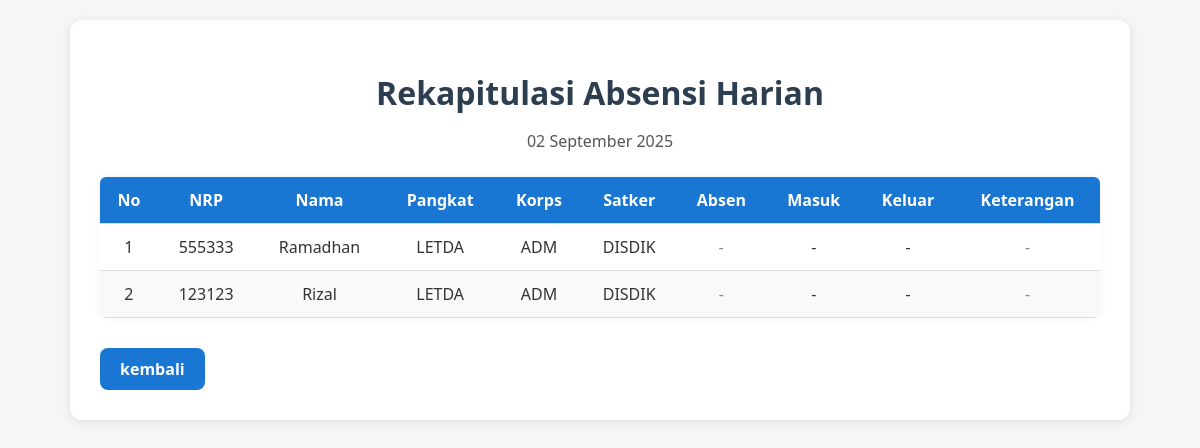
The page /admin/rekap_harian.php (signed in) on the database as committed earlier.
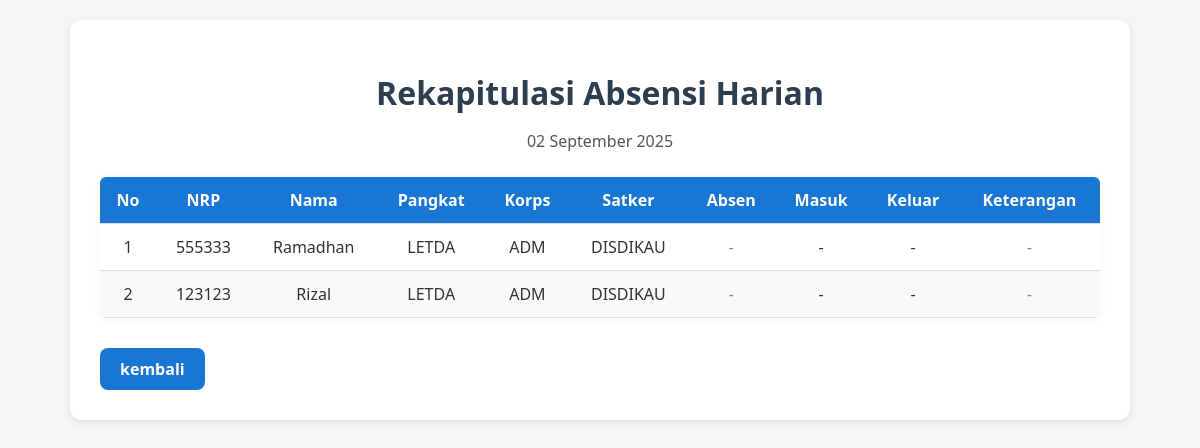
The same page on the database as committed later.
### tables this page shows
CREATE TABLE `personel` (
  `id` int(11) NOT NULL,
  `nrp` varchar(50) NOT NULL,
  `nama` varchar(100) NOT NULL,
  `pangkat` varchar(50) DEFAULT NULL,
  `korps` varchar(50) DEFAULT NULL,
  `jabatan` varchar(100) DEFAULT NULL,
  `satker` varchar(100) DEFAULT NULL,
  `password` varchar(255) NOT NULL,
  `role` enum('admin','user','superadmin') DEFAULT 'user'
);

### admin/rekap_harian.php (the view, shortened to what this page needs)
<?php
require_once '../inc/db.php';
$role = $_SESSION['role'];
$satker = $_SESSION['satker'];
$queryPersonel = "SELECT * FROM personel";
$paramsPersonel = [];
if ($role === 'admin') {
    $queryPersonel .= " WHERE satker = ?";
    $paramsPersonel[] = $satker;
}
$queryPersonel .= " ORDER BY nama ASC";
$stmt = $pdo->prepare($queryPersonel);
$stmt->execute($paramsPersonel);
$personel_list = $stmt->fetchAll(PDO::FETCH_ASSOC);
$absensi_map = [];
?>
<!DOCTYPE html>
<html lang="id">
<head>
    <link rel="stylesheet" href="../assets/css/rekap.css">
</head>
<body>
    <div class="container">
        <h1>Rekapitulasi Absensi Harian</h1>
        <p class="tanggal"><?= date('d F Y') ?></p>
        <table class="rekap-table">
            <thead>
                <tr>
                    <th>No</th>
                    <th>NRP</th>
                    <th>Nama</th>
                    <th>Pangkat</th>
                    <th>Korps</th>
                    <th>Satker</th>
                    <th>Absen</th>
                    <th>Masuk</th>
                    <th>Keluar</th>
                    <th>Keterangan</th>
                </tr>
            </thead>
            <tbody>
                <?php $no = 1;
                foreach ($personel_list as $p):
                    $id = $p['id'];
                    $absen = isset($absensi_map[$id]) ? $absensi_map[$id] : null;
                    if ($absen) {
                        if ($absen['status'] === 'HADIR') {
                            $status = '<span class="status-hadir">Hadir</span>';
                            $keterangan = '-';
                        } else {
                            $status = '<span class="status-tidak">Tidak Hadir</span>';
                            $keterangan = htmlspecialchars($absen['kategori'] . ' - ' . $absen['keterangan']);
                        }
                    } else {
                        $status = '<span class="status-kosong">-</span>';
                        $keterangan = '<span class="status-kosong">-</span>';
                    }
                    ?>
                    <tr>
                        <td><?= $no++ ?></td>
                        <td><?= htmlspecialchars($p['nrp']) ?></td>
                        <td><?= htmlspecialchars($p['nama']) ?></td>
                        <td><?= htmlspecialchars($p['pangkat']) ?></td>
                        <td><?= htmlspecialchars($p['korps']) ?></td>
                        <td><?= htmlspecialchars($p['satker']) ?></td>
                        <td><?= $status ?></td>
                        <td><?= isset($absen['jam_masuk']) ? htmlspecialchars($absen['jam_masuk']) : '-' ?></td>
                        <td><?= isset($absen['jam_keluar']) ? htmlspecialchars($absen['jam_keluar']) : '-' ?></td>
                        <td><?= $keterangan ?></td>
                    </tr>
                <?php endforeach; ?>
            </tbody>
        </table>
        <a href="dashboard.php" class="dashboard-button">kembali</a>
    </div>
</body>
</html>

### assets/css/rekap.css (style rules this page uses)
body { font-family: 'Segoe UI', sans-serif; background: #f9f9f9; padding: 20px; margin: 0; }
p { margin-bottom: 10px; color: #555; }
table { width: 100%; border-collapse: collapse; background: white; border-radius: 6px; overflow: hidden; box-shadow: 0 0 8px rgba(0, 0, 0, 0.05); }
th, td { padding: 12px; text-align: left; border-bottom: 1px solid #eee; }
th { background: #f1f1f1; color: #333; font-weight: 600; }
td { color: #333; }
.status-kosong { color: gray; font-style: italic; }

### admin/rekap_harian.php (style rules this page uses)
body { font-family: 'Segoe UI', Tahoma, sans-serif; background-color: #f4f6f8; margin: 0; padding: 20px; }
.container { max-width: 1000px; margin: auto; background: #fff; padding: 30px; border-radius: 12px; box-shadow: 0 2px 10px rgba(0, 0, 0, 0.1); }
h1 { text-align: center; color: #2c3e50; margin-bottom: 10px; }
.tanggal { text-align: center; font-size: 16px; color: #555; margin-bottom: 25px; }
.rekap-table { width: 100%; border-collapse: collapse; }
.rekap-table th, .rekap-table td { padding: 12px; border-bottom: 1px solid #ddd; text-align: center; }
.rekap-table th { background-color: #1976d2; color: #fff; font-weight: 600; }
.rekap-table tr:nth-child(even) { background-color: #f9f9f9; }
.status-kosong { color: #888; font-style: italic; }
.dashboard-button { display: inline-block; padding: 10px 20px; margin-top: 30px; text-decoration: none; background-color: #1976d2; color: white; border-radius: 8px; font-weight: bold; transition: background-color 0.3s ease; }

Rows that differ between the two databases and show on the page:
changed personel "Ramadhan": satker "DISDIK" → "DISDIKAU"
changed personel "Rizal": satker "DISDIK" → "DISDIKAU"
